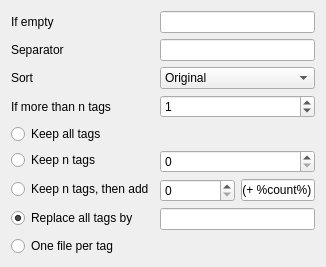
      <widget class="QWidget" name="pageSaveArtists">
       <layout class="QFormLayout" name="formLayout_15">
        <item row="0" column="0">
         <widget class="QLabel" name="label_16">
          <property name="text">
           <string>If empty</string>
          </property>
         </widget>
        </item>
        <item row="0" column="1">
         <widget class="QLineEdit" name="lineArtistsIfNone">
          <property name="text">
           <string/>
          </property>
         </widget>
        </item>
        <item row="1" column="0">
         <widget class="QLabel" name="label_18">
          <property name="text">
           <string>Separator</string>
          </property>
         </widget>
        </item>
        <item row="1" column="1">
         <widget class="QLineEdit" name="lineArtistsSeparator">
          <property name="text">
           <string/>
          </property>
         </widget>
        </item>
        <item row="3" column="0">
         <widget class="QLabel" name="label_71">
          <property name="text">
           <string>If more than n tags</string>
          </property>
         </widget>
        </item>
        <item row="3" column="1">
         <widget class="QSpinBox" name="spinArtistsMoreThanN">
          <property name="maximum">
           <number>100</number>
          </property>
          <property name="value">
           <number>1</number>
          </property>
         </widget>
        </item>
        <item row="4" column="0">
         <widget class="QRadioButton" name="radioArtistsKeepAll">
          <property name="text">
           <string>Keep all tags</string>
          </property>
         </widget>
        </item>
        <item row="5" column="0">
         <widget class="QRadioButton" name="radioArtistsKeepN">
          <property name="text">
           <string>Keep n tags</string>
          </property>
         </widget>
        </item>
        <item row="5" column="1">
         <widget class="QSpinBox" name="spinArtistsKeepN"/>
        </item>
        <item row="6" column="0">
         <widget class="QRadioButton" name="radioArtistsKeepNThenAdd">
          <property name="text">
           <string>Keep n tags, then add</string>
          </property>
         </widget>
        </item>
        <item row="6" column="1">
         <layout class="QHBoxLayout" name="horizontalLayout_17" stretch="1,1">
          <item>
           <widget class="QSpinBox" name="spinArtistsKeepNThenAdd"/>
          </item>
          <item>
           <widget class="QLineEdit" name="lineArtistsKeepNThenAdd">
            <property name="text">
             <string notr="true"> (+ %count%)</string>
            </property>
           </widget>
          </item>
         </layout>
        </item>
        <item row="7" column="0">
         <widget class="QRadioButton" name="radioArtistsReplaceAll">
          <property name="text">
           <string>Replace all tags by</string>
          </property>
          <property name="checked">
           <bool>true</bool>
          </property>
         </widget>
        </item>
        <item row="7" column="1">
         <widget class="QLineEdit" name="lineArtistsReplaceAll">
          <property name="text">
           <string/>
          </property>
         </widget>
        </item>
        <item row="8" column="0">
         <widget class="QRadioButton" name="radioArtistsMultiple">
          <property name="text">
           <string>One file per tag</string>
          </property>
         </widget>
        </item>
        <item row="2" column="1">
         <widget class="QComboBox" name="comboArtistsSort">
          <item>
           <property name="text">
            <string>Original</string>
           </property>
          </item>
          <item>
           <property name="text">
            <string>Name</string>
           </property>
          </item>
         </widget>
        </item>
        <item row="2" column="0">
         <widget class="QLabel" name="labelArtistsSort">
          <property name="text">
           <string>Sort</string>
          </property>
         </widget>
        </item>
       </layout>
      </widget>
